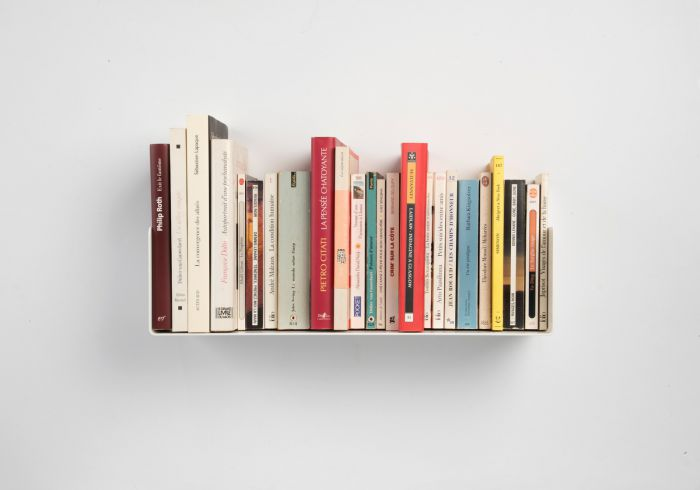
#> input picture image/bookshelf.jpg, 700 x 490 px, found by its file name
$ python test_morphologyEx.py
#> lines starting #> are read from the running program, lines starting #| are printed output that depends on the picture; after the words box and inside, x2 and y2 are one past the last pixel; in counts of white or black regions, pixels touching at a corner belong together
import numpy as np
import cv2

# img = cv2.imread("C:/fleshwoman/Object-detection/image/bookshelf_05.png")
img = cv2.imread("C:/fleshwoman/Object-detection/image/bookshelf.jpg")
#> img is the input picture: shape (490, 700, 3); mean B, G, R 204.6, 208, 214.3
img_original = img.copy()
#1. GrayScale로 바꾸기
gray = cv2.cvtColor(img, cv2.COLOR_BGR2GRAY)
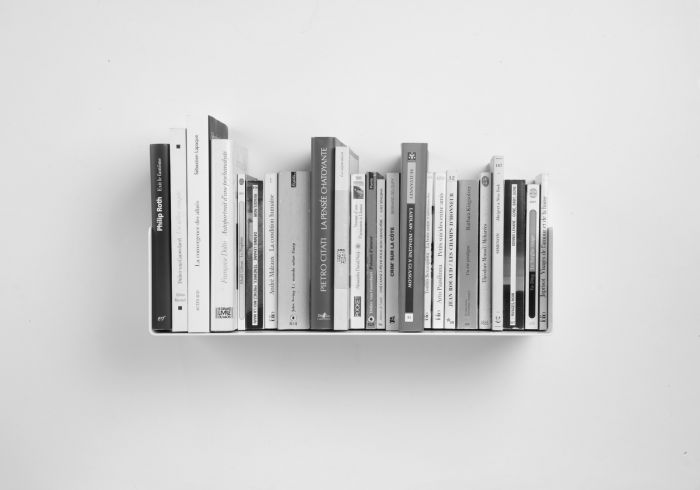
#> gray: shape (490, 700); min 4, max 254, mean 209.5
gray = cv2.GaussianBlur(gray, (3, 3), 0)


#2. Edge 검출
edges = cv2.Canny(gray, 5, 250)
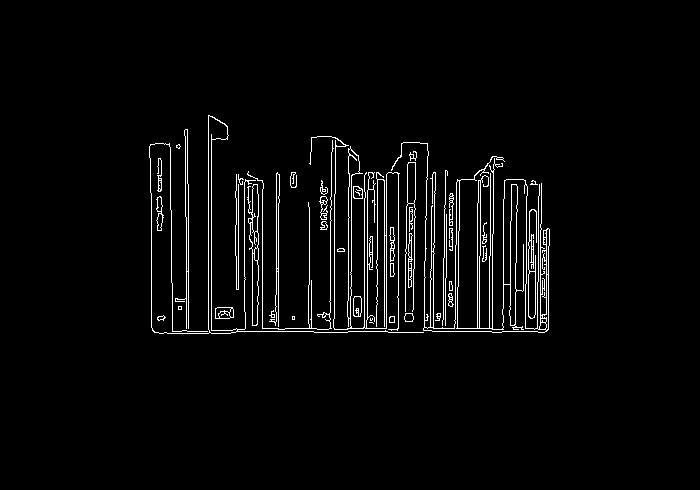
#> edges: shape (490, 700); 3.1% white in thin lines or dots, all inside (x1, y1, x2, y2) = (149, 115, 550, 334)
cv2.imshow("Closed", edges)
cv2.waitKey(0)


kernel = cv2.getStructuringElement(cv2.MORPH_RECT, (10,10))
closed = cv2.morphologyEx(edges, cv2.MORPH_CLOSE, kernel)
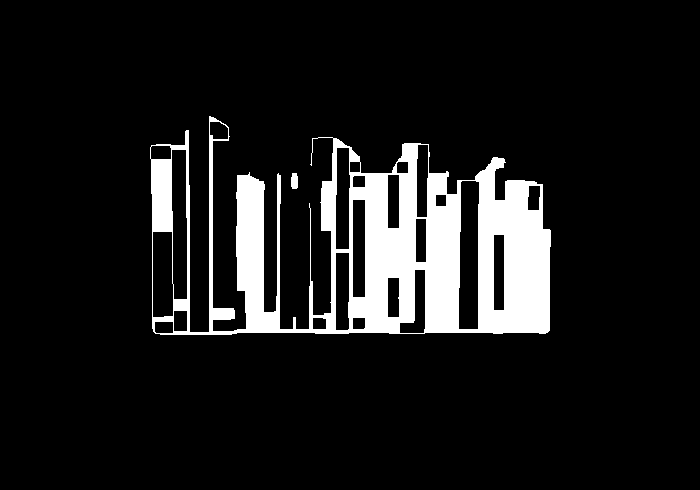
#> closed: shape (490, 700); 10.3% white; 2 white regions, box (x1, y1, x2, y2) and area: (150, 116, 551, 335) 35200, (291, 173, 298, 189) 102
cv2.imshow("Closed", closed)
cv2.waitKey(0)
cv2.destroyAllWindows()


minLineLength = 100
maxLineGap = 10
rho = 1
theta = np.pi/180 * 30
threshold = 50
lines = cv2.HoughLines(closed, 1, theta, threshold)
#> lines = 174 rows, first 8: [332, 1.57], [317, 1.57], [313, 1.57], [230, 1.57], [310, 1.57], [217, 1.57], [308, 1.57], [209, 0]

for line in lines:
    for rho,theta in line:
     a = np.cos(theta)
     b = np.sin(theta)
     x0 = a*rho
     y0 = b*rho
     x1 = int(x0 + 1000*(-b))
     y1 = int(y0 + 1000*(a))
     x2 = int(x0 - 1000*(-b))
     y2 = int(y0 - 1000*(a))
     cv2.line(img, (x1, y1), (x2, y2), (255, 0, 0), 2)
     cropped = img[100:200, 500:640]
#> this loop made 174 passes
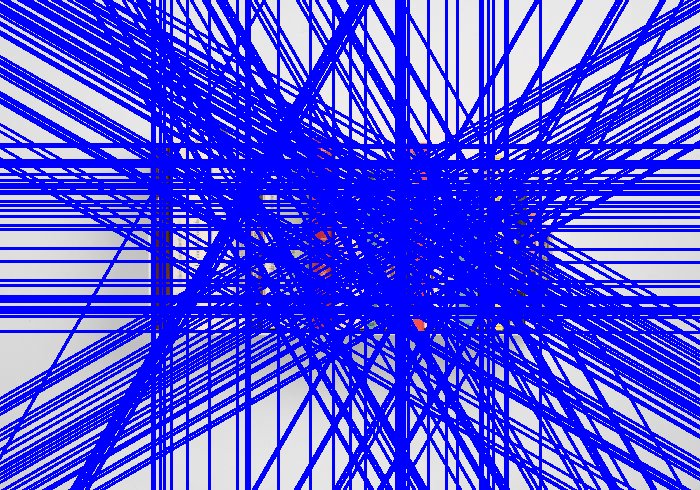
#> img: shape (490, 700, 3); mean B, G, R 241.7, 79.9, 80.5


cv2.imshow('img', img)
cv2.waitKey(0)
cv2.destroyAllWindows()
